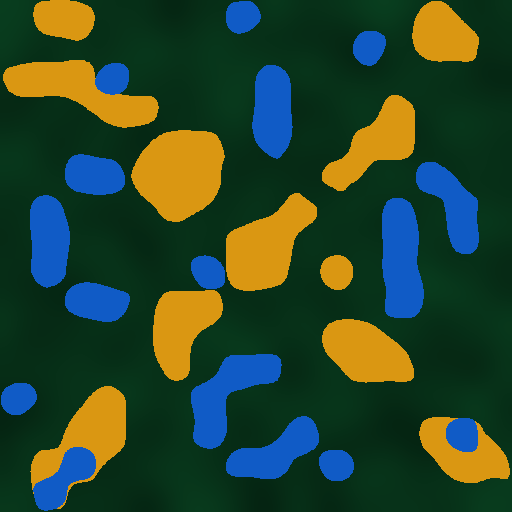
#> input picture artwork/generate/xrf_guide.png, 512 x 512 px
$ python apply_guide_alpha.py ../../packaging/xrf_splash.jpg
#> lines starting #> are read from the running program, lines starting #| are printed output that depends on the picture; after the words box and inside, x2 and y2 are one past the last pixel; in counts of white or black regions, pixels touching at a corner belong together
#> in compose_guide_alpha, guide is the input picture: PIL image 512x512 RGB; mean R, G, B 42.2, 69.8, 44.3
#!/usr/bin/env python3
"""Apply a feathered XRF-guide foreground as an artwork alpha channel."""

from argparse import ArgumentParser
from pathlib import Path

import numpy as np
from PIL import Image
from scipy.ndimage import distance_transform_edt

HERE = Path(__file__).resolve().parent
ROOT = HERE.parents[1]
GUIDE_FOREGROUND_COLORS = np.array(((218, 151, 18), (16, 91, 198)), dtype=np.uint8)
RUNTIME_LOGO = ROOT / "exhale" / "resources" / "icons" / "xrf.png"
RUNTIME_SPLASH = ROOT / "exhale" / "resources" / "xrf_splash.jpg"
PACKAGING_LOGO_SOURCE = ROOT / "artwork" / "logos" / "xrf_cells_1024.png"
SPLASH_SIZE = 627


def guide_foreground(guide: Image.Image, size: int) -> np.ndarray:
    """Return the yellow-or-blue guide foreground at the requested size."""
#> called with size = 512
    guide = guide.convert("RGB")
    if guide.size != (size, size):
        guide = guide.resize((size, size), Image.Resampling.NEAREST)
    pixels = np.asarray(guide)
    return np.any(np.all(pixels[:, :, None, :] == GUIDE_FOREGROUND_COLORS, axis=3), axis=2)
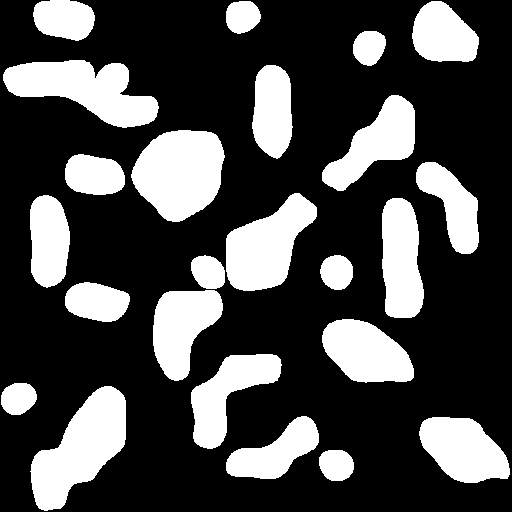
#> returned value: shape (512, 512) bool; 28.7% white; 24 white regions, largest, box (x1, y1, x2, y2) and area: (30, 386, 126, 511) 6405, (131, 130, 225, 222) 6363, (3, 60, 159, 128) 5931
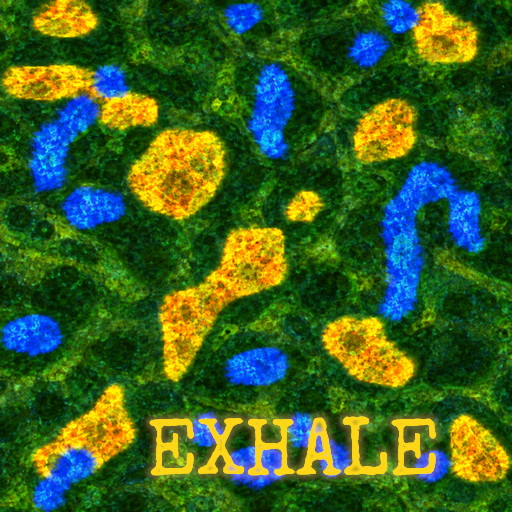
#> input picture packaging/xrf_splash.jpg, 512 x 512 px
#> in compose_guide_alpha, source is the input picture: PIL image 512x512 RGB; mean R, G, B 59.4, 96.2, 36.7


def feathered_alpha(
    foreground: np.ndarray,
    opaque_radius: float,
    feather_radius: float,
) -> np.ndarray:
    """Grow foreground opaquely, then add a smooth outward feather."""
#> called with opaque_radius = 0, feather_radius = 8
    if opaque_radius < 0 or feather_radius < 0:
        raise ValueError("the opaque and feather radii must not be negative")

    distance = distance_transform_edt(~foreground)
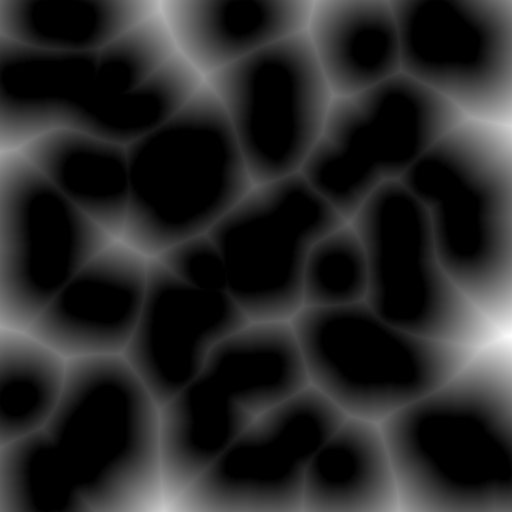
#> distance: shape (512, 512) float64; min 0, max 91.71, mean 14.3; drawn with min black and max white
    if feather_radius == 0:
        opacity = distance <= opaque_radius
    else:
        opacity = np.clip(1.0 - (distance - opaque_radius) / feather_radius, 0.0, 1.0)
        opacity = opacity * opacity * (3.0 - 2.0 * opacity)
        opacity[distance <= opaque_radius] = 1.0
    return np.round(opacity * 255).astype(np.uint8)


def intensity_alpha(
    image: Image.Image,
    minimum: float,
    maximum: float,
    opaque_percentile: float,
    sample_mask: np.ndarray,
) -> np.ndarray:
    """Map luminance to alpha, saturating at a sampled intensity percentile."""
#> called with minimum = 0.1, maximum = 0.8, opaque_percentile = 95
    if not 0.0 <= minimum <= maximum <= 1.0:
        raise ValueError("background alpha limits must satisfy 0 <= minimum <= maximum <= 1")
    if not 0.0 <= opaque_percentile <= 100.0:
        raise ValueError("the opaque-background percentile must be between 0 and 100")
    pixels = np.asarray(image, dtype=np.float32) / 255.0
    luminance = 0.2126 * pixels[..., 0] + 0.7152 * pixels[..., 1] + 0.0722 * pixels[..., 2]
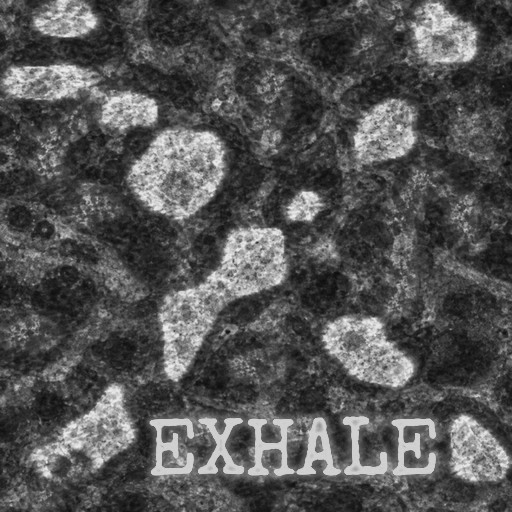
#> luminance: shape (512, 512) float32; min 0.0421, max 0.942, mean 0.33
    sampled_luminance = luminance[sample_mask]
    if sampled_luminance.size == 0:
        raise ValueError("the guide leaves no background pixels for intensity sampling")
    opaque_intensity = float(np.percentile(sampled_luminance, opaque_percentile))
#> opaque_intensity = 0.493
    scaled_luminance = np.clip(luminance / max(opaque_intensity, 1e-9), 0.0, 1.0)
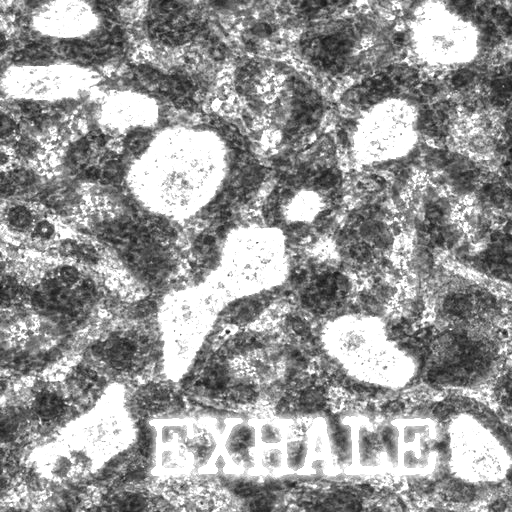
#> scaled_luminance: shape (512, 512) float32; min 0.0853, max 1, mean 0.601
    opacity = minimum + scaled_luminance * (maximum - minimum)
    return np.round(opacity * 255).astype(np.uint8)


def fade_image_edges(alpha: np.ndarray, radius: float) -> np.ndarray:
    """Fade an alpha channel smoothly to zero at every image edge."""
#> called with radius = 5
    if radius < 0:
        raise ValueError("the edge-fade radius must not be negative")
    if radius == 0:
        return alpha

    rows, columns = alpha.shape
#> rows = 512; columns = 512
    y, x = np.ogrid[:rows, :columns]
#> y = 512 values from 0 to 511
    edge_distance = np.minimum.reduce(
        (
            np.broadcast_to(y, alpha.shape),
            np.broadcast_to(x, alpha.shape),
            np.broadcast_to(rows - 1 - y, alpha.shape),
            np.broadcast_to(columns - 1 - x, alpha.shape),
        )
    )
    opacity = np.clip(edge_distance / radius, 0.0, 1.0)
    opacity = opacity * opacity * (3.0 - 2.0 * opacity)
    return np.round(alpha.astype(np.float32) * opacity).astype(np.uint8)
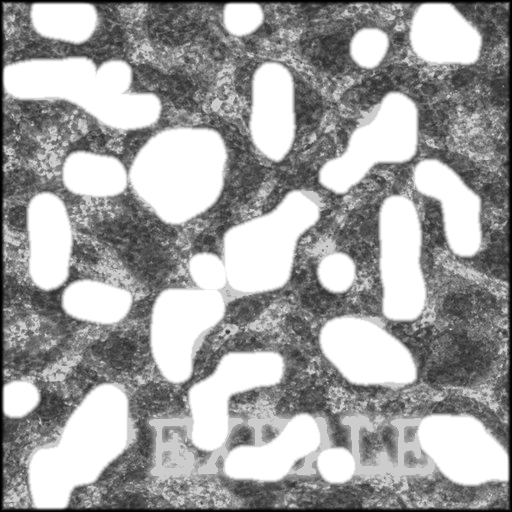
#> returned value: shape (512, 512); min 0, max 255, mean 160.6


def compose_guide_alpha(
    input_logo: Path,
    guide_path: Path,
    *,
    size: int = 512,
    opaque_radius: float = 0.0,
    feather_radius: float = 8.0,
    background_alpha_minimum: float = 0.1,
    background_alpha_maximum: float = 0.8,
    background_opaque_percentile: float = 95.0,
    edge_fade_radius: float = 5.0,
) -> Image.Image:
    """Return resized artwork with combined intensity and guide-derived alpha."""
    if size <= 0:
        raise ValueError("the output size must be positive")
    with Image.open(guide_path) as guide:
        foreground = guide_foreground(guide, size)
    with Image.open(input_logo) as source:
        logo = source.convert("RGB").resize((size, size), Image.Resampling.LANCZOS)
    result = logo.convert("RGBA")
    cell_alpha = feathered_alpha(foreground, opaque_radius, feather_radius)
    background_alpha = intensity_alpha(
        logo,
        background_alpha_minimum,
        background_alpha_maximum,
        background_opaque_percentile,
        cell_alpha == 0,
    )
    alpha = np.maximum(cell_alpha, background_alpha)
    alpha = fade_image_edges(alpha, edge_fade_radius)
    result.putalpha(Image.fromarray(alpha, mode="L"))
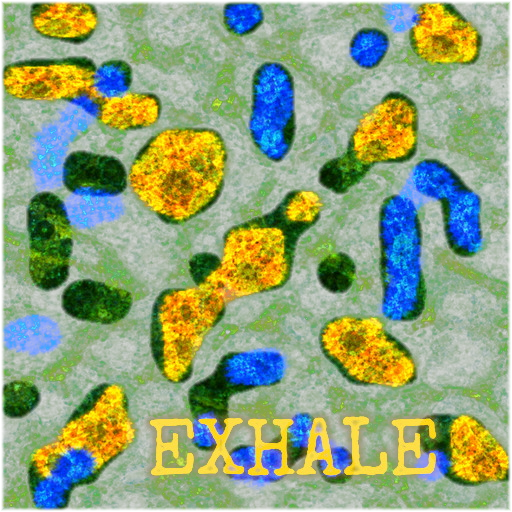
#> result: PIL image 512x512 RGBA; mean R, G, B, A 59.4, 96.2, 36.7, 160.6; transparent parts drawn white
    return result


def apply_guide_alpha(
    input_logo: Path,
    guide_path: Path,
    output: Path,
    **options,
) -> None:
    """Compose an alpha-masked inspection candidate and save it."""
    result = compose_guide_alpha(input_logo, guide_path, **options)
    output.parent.mkdir(parents=True, exist_ok=True)
    result.save(output)


# [43 lines left out: functions install_icon_assets, install_splash, not called in this run]


def parse_args():
    parser = ArgumentParser(
        description="Resize XRF artwork and apply a feathered alpha mask from the guide."
    )
    parser.add_argument("input_logo", type=Path)
    parser.add_argument(
        "-g",
        "--guide",
        type=Path,
        default=HERE / "xrf_guide.png",
    )
    parser.add_argument("-o", "--output", type=Path)
    parser.add_argument("--size", type=int, default=512)
    parser.add_argument("--opaque-radius", type=float, default=0.0)
    parser.add_argument("--feather-radius", type=float, default=8.0)
    parser.add_argument("--background-alpha-minimum", type=float, default=0.1)
    parser.add_argument("--background-alpha-maximum", type=float, default=0.8)
    parser.add_argument("--background-opaque-percentile", type=float, default=95.0)
    parser.add_argument("--edge-fade-radius", type=float, default=5.0)
    install = parser.add_mutually_exclusive_group()
    install.add_argument(
        "--install-icons",
        action="store_true",
        help="replace the runtime logo and 1024px packaging icon source",
    )
    install.add_argument(
        "--install-splash",
        action="store_true",
        help=f"replace only the splash with a {SPLASH_SIZE}px copy of the input artwork",
    )
    return parser.parse_args()


def main() -> None:
    args = parse_args()
    if args.install_splash:
        install_splash(args.input_logo)
        print(RUNTIME_SPLASH)
        return
    output = args.output or args.input_logo.with_name(f"{args.input_logo.stem}_masked.png")
    apply_guide_alpha(
        args.input_logo,
        args.guide,
        output,
        size=args.size,
        opaque_radius=args.opaque_radius,
        feather_radius=args.feather_radius,
        background_alpha_minimum=args.background_alpha_minimum,
        background_alpha_maximum=args.background_alpha_maximum,
        background_opaque_percentile=args.background_opaque_percentile,
        edge_fade_radius=args.edge_fade_radius,
    )
    print(output)
    if args.install_icons:
        install_icon_assets(
            args.input_logo,
            args.guide,
            output,
            size=args.size,
            opaque_radius=args.opaque_radius,
            feather_radius=args.feather_radius,
            background_alpha_minimum=args.background_alpha_minimum,
            background_alpha_maximum=args.background_alpha_maximum,
            background_opaque_percentile=args.background_opaque_percentile,
            edge_fade_radius=args.edge_fade_radius,
        )
        print(RUNTIME_LOGO)
        print(PACKAGING_LOGO_SOURCE)


if __name__ == "__main__":
    main()
